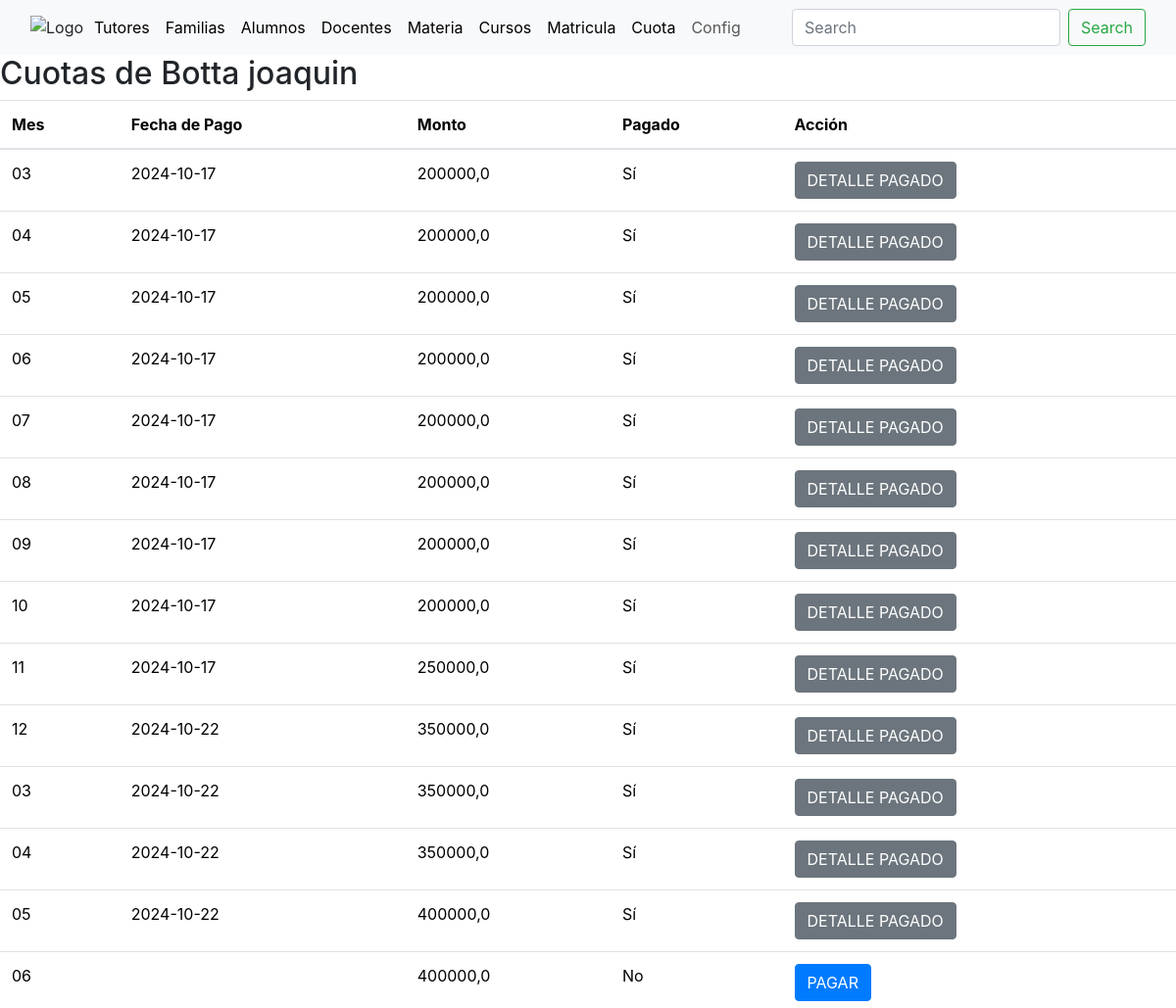
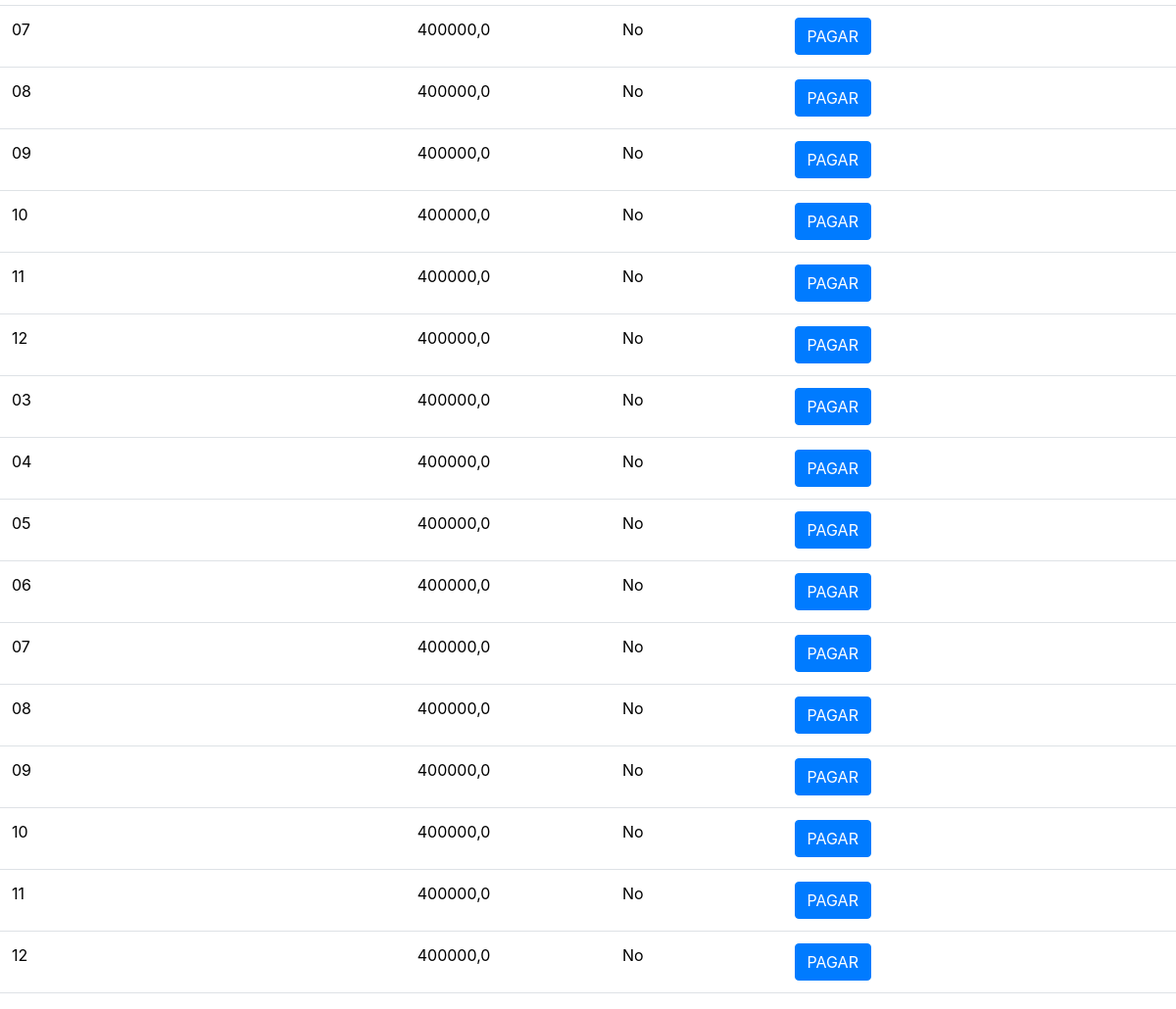
The app's page /cuotas_alumno/13/ with its own data (2 pictures, top to bottom).
### academico/models.py (models this page shows, shortened)
class Alumnos(models.Model):
    Familia = models.ForeignKey(Familia, on_delete=models.CASCADE)
    curso = models.ForeignKey(Cursos, on_delete=models.CASCADE, null=True, blank=True)
    Baja_Alumno = models.BooleanField()
    Casa = models.ForeignKey(Casas, on_delete=models.CASCADE)
    Colegio = models.ForeignKey(Colegios, on_delete=models.CASCADE)
    Lugar_Nacimiento = models.ForeignKey(Lugar_Nacimiento, on_delete=models.CASCADE)
    Nacionalidad = models.ForeignKey(Nacionalidad, on_delete=models.CASCADE)
    Localidad = models.ForeignKey(Localidad, on_delete=models.CASCADE)
    Apellidos = models.CharField(max_length=255)
    Nombres = models.CharField(max_length=255)
    DNI = models.CharField(max_length=255)
    Edad = models.IntegerField()
    Fecha_Nacimiento = models.DateField()
    Domicilio = models.CharField(max_length=255)
    Email_Institucional = models.EmailField()
    Email_Personal = models.EmailField()
    Escuela_Procedencia = models.CharField(max_length=255)
    Enfermedades = models.CharField(max_length=255)
    Toma_Medicamentos = models.CharField(max_length=255)
    Telefono_Urgencia = models.CharField(max_length=255)
    generos = [('V', 'Varón'),('M', 'Mujer'),]
    Sexo = models.CharField(max_length=1, choices=generos)
    def __str__(self):
        return '%s %s '%(self.Apellidos, self.Nombres)
    class Meta:
        db_table = 'Alumnos'
        verbose_name = 'Alumno'
        verbose_name_plural = 'Alumnos'

class Cuotas(models.Model):
    Alumnos = models.ForeignKey(Alumnos, on_delete=models.CASCADE)
    Tutor = models.ForeignKey(Tutores, on_delete=models.CASCADE,default=None)
    Año = models.CharField(max_length=4,default=1)
    Mes = models.CharField(max_length=4,default=1) ## MES Y AÑO QUE SE ABONA LA CUOTA
    Fecha_hora_del_pago = models.DateField(default=None, null=True,blank=True) ## FECHA Y HORA DEL PAGO DE LA CUOTA
    Monto_cuota = models.FloatField(default=200000)
    Pagado = models.BooleanField(default=False)
    Anticipado = models.BooleanField(default=False)
    Anticipado_pagado = models.BooleanField(default=False)
    Extraordinario = models.CharField(max_length=255, default=None, blank=True)
    class Meta:
        db_table = 'Cuotas'
        verbose_name = 'Cuota'
        verbose_name_plural = 'Cuotas'

### contable/views.py (the view)
# urls.py: path('cuotas_alumno/<int:alumno_id>/', views.cuotas_alumno, name='cuotas_alumno'),
def cuotas_alumno(request, alumno_id):
    alumno = get_object_or_404(Alumnos, pk=alumno_id)
    cuotas_alumno = Cuotas.objects.filter(Alumnos=alumno)
    context = {
        'alumno': alumno,
        'cuotas_alumno': cuotas_alumno,
    }
    return render(request, 'cuotas_alumno.html', context)

### contable/templates/cuotas_alumno.html (shortened to what this page needs)
{% extends 'base.html' %}
{% block content %}
  <h2>Cuotas de {{ alumno }}</h2>
  <table class="table">
    <thead>
      <tr>
        <th>Mes</th>
        <th>Fecha de Pago</th>
        <th>Monto</th>
        <th>Pagado</th>
        <th>Acción</th>
      </tr>
    </thead>
    <tbody>
      {% for cuota in cuotas_alumno %}
      <tr>
        <td>{{ cuota.Mes }}</td>
        <td>
          {% if cuota.Pagado %}
            {{ cuota.Fecha_hora_del_pago|date:"Y-m-d" }}
          {% endif %}
        </td>
        <td>{{ cuota.Monto_cuota }}</td>
        <td>
          {% if cuota.Pagado %}
            Sí
          {% else %}
            No
          {% endif %}
        </td>
        <td>
          {% if not cuota.Pagado %}
            <a href="{% url 'pagocuota_form' cuota.id %}?monto={{ cuota.Monto_cuota|stringformat:"f" }}" class="btn btn-primary">PAGAR</a>
          {% else %}
            <a href="{% url 'detalle_pago' cuota.id %}" class="btn btn-secondary">DETALLE PAGADO</a>
          {% endif %}
        </td>
      </tr>
      {% endfor %}
    </tbody>
  </table>
{% endblock %}

### records on screen
Alumnos: Apellidos+Nombres "Botta joaquin"
Cuotas: Mes "03", Fecha_hora_del_pago "2024-10-17", Monto_cuota "200000,0", Pagado "Sí"
Cuotas: Mes "04", Fecha_hora_del_pago "2024-10-17", Monto_cuota "200000,0", Pagado "Sí"
Cuotas: Mes "05", Fecha_hora_del_pago "2024-10-17", Monto_cuota "200000,0", Pagado "Sí"
Cuotas: Mes "06", Fecha_hora_del_pago "2024-10-17", Monto_cuota "200000,0", Pagado "Sí"
Cuotas: Mes "07", Fecha_hora_del_pago "2024-10-17", Monto_cuota "200000,0", Pagado "Sí"
Cuotas: Mes "08", Fecha_hora_del_pago "2024-10-17", Monto_cuota "200000,0", Pagado "Sí"
Cuotas: Mes "09", Fecha_hora_del_pago "2024-10-17", Monto_cuota "200000,0", Pagado "Sí"
Cuotas: Mes "10", Fecha_hora_del_pago "2024-10-17", Monto_cuota "200000,0", Pagado "Sí"
Cuotas: Mes "11", Fecha_hora_del_pago "2024-10-17", Monto_cuota "250000,0", Pagado "Sí"
Cuotas: Mes "12", Fecha_hora_del_pago "2024-10-22", Monto_cuota "350000,0", Pagado "Sí"
Cuotas: Mes "03", Fecha_hora_del_pago "2024-10-22", Monto_cuota "350000,0", Pagado "Sí"
Cuotas: Mes "04", Fecha_hora_del_pago "2024-10-22", Monto_cuota "350000,0", Pagado "Sí"
Cuotas: Mes "05", Fecha_hora_del_pago "2024-10-22", Monto_cuota "400000,0", Pagado "Sí"
Cuotas: Mes "06", Monto_cuota "400000,0", Pagado "No"
Cuotas: Mes "07", Monto_cuota "400000,0", Pagado "No"
Cuotas: Mes "08", Monto_cuota "400000,0", Pagado "No"
Cuotas: Mes "09", Monto_cuota "400000,0", Pagado "No"
Cuotas: Mes "10", Monto_cuota "400000,0", Pagado "No"
Cuotas: Mes "11", Monto_cuota "400000,0", Pagado "No"
Cuotas: Mes "12", Monto_cuota "400000,0", Pagado "No"
Cuotas: Mes "03", Monto_cuota "400000,0", Pagado "No"
Cuotas: Mes "04", Monto_cuota "400000,0", Pagado "No"
Cuotas: Mes "05", Monto_cuota "400000,0", Pagado "No"
Cuotas: Mes "06", Monto_cuota "400000,0", Pagado "No"
Cuotas: Mes "07", Monto_cuota "400000,0", Pagado "No"
Cuotas: Mes "08", Monto_cuota "400000,0", Pagado "No"
Cuotas: Mes "09", Monto_cuota "400000,0", Pagado "No"
Cuotas: Mes "10", Monto_cuota "400000,0", Pagado "No"
Cuotas: Mes "11", Monto_cuota "400000,0", Pagado "No"
Cuotas: Mes "12", Monto_cuota "400000,0", Pagado "No"
